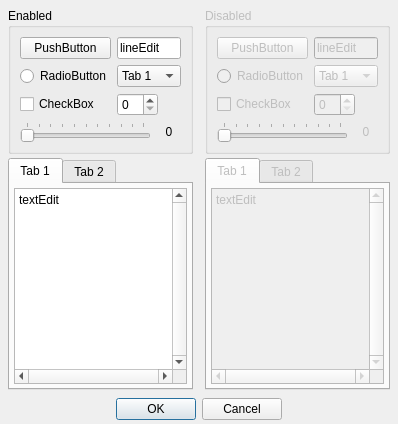
<?xml version="1.0" encoding="UTF-8"?>
<ui version="4.0">
 <class>Testee</class>
 <widget class="QWidget" name="Testee">
  <property name="geometry">
   <rect>
    <x>0</x>
    <y>0</y>
    <width>398</width>
    <height>424</height>
   </rect>
  </property>
  <property name="windowTitle">
   <string>Form</string>
  </property>
  <layout class="QVBoxLayout" name="verticalLayout">
   <property name="spacing">
    <number>4</number>
   </property>
   <property name="leftMargin">
    <number>4</number>
   </property>
   <property name="topMargin">
    <number>4</number>
   </property>
   <property name="rightMargin">
    <number>4</number>
   </property>
   <property name="bottomMargin">
    <number>4</number>
   </property>
   <item>
    <layout class="QHBoxLayout" name="horizontalLayout_3">
     <property name="leftMargin">
      <number>0</number>
     </property>
     <property name="rightMargin">
      <number>0</number>
     </property>
     <property name="bottomMargin">
      <number>0</number>
     </property>
     <item>
      <layout class="QVBoxLayout" name="verticalLayout_3">
       <property name="spacing">
        <number>4</number>
       </property>
       <property name="leftMargin">
        <number>4</number>
       </property>
       <property name="topMargin">
        <number>4</number>
       </property>
       <property name="rightMargin">
        <number>4</number>
       </property>
       <property name="bottomMargin">
        <number>4</number>
       </property>
       <item>
        <widget class="QGroupBox" name="groupBox">
         <property name="sizePolicy">
          <sizepolicy hsizetype="Preferred" vsizetype="Preferred">
           <horstretch>0</horstretch>
           <verstretch>0</verstretch>
          </sizepolicy>
         </property>
         <property name="title">
          <string>Enabled</string>
         </property>
         <layout class="QGridLayout" name="gridLayout_2">
          <item row="2" column="0">
           <widget class="QCheckBox" name="checkBox">
            <property name="toolTip">
             <string>CheckBox</string>
            </property>
            <property name="text">
             <string>CheckBox</string>
            </property>
           </widget>
          </item>
          <item row="0" column="0">
           <widget class="QPushButton" name="pushButton">
            <property name="toolTip">
             <string>PushButton</string>
            </property>
            <property name="text">
             <string>PushButton</string>
            </property>
           </widget>
          </item>
          <item row="2" column="1">
           <layout class="QHBoxLayout" name="horizontalLayout">
            <item>
             <widget class="QSpinBox" name="spinBox">
              <property name="toolTip">
               <string>SpinBox</string>
              </property>
             </widget>
            </item>
            <item>
             <spacer name="horizontalSpacer">
              <property name="orientation">
               <enum>Qt::Horizontal</enum>
              </property>
              <property name="sizeHint" stdset="0">
               <size>
                <width>40</width>
                <height>20</height>
               </size>
              </property>
             </spacer>
            </item>
           </layout>
          </item>
          <item row="1" column="0">
           <widget class="QRadioButton" name="radioButton">
            <property name="toolTip">
             <string>RadioButton</string>
            </property>
            <property name="text">
             <string>RadioButton</string>
            </property>
           </widget>
          </item>
          <item row="0" column="1">
           <widget class="QLineEdit" name="lineEdit">
            <property name="toolTip">
             <string>lineEdit</string>
            </property>
            <property name="text">
             <string>lineEdit</string>
            </property>
           </widget>
          </item>
          <item row="1" column="1">
           <widget class="QComboBox" name="comboBox">
            <property name="toolTip">
             <string>ComboBox</string>
            </property>
            <item>
             <property name="text">
              <string>Tab 1</string>
             </property>
            </item>
            <item>
             <property name="text">
              <string>Tab 2</string>
             </property>
            </item>
           </widget>
          </item>
          <item row="3" column="0" colspan="2">
           <layout class="QHBoxLayout" name="horizontalLayout_2">
            <property name="topMargin">
             <number>0</number>
            </property>
            <item>
             <widget class="QSlider" name="horizontalSlider">
              <property name="toolTip">
               <string>Slider</string>
              </property>
              <property name="orientation">
               <enum>Qt::Horizontal</enum>
              </property>
              <property name="tickPosition">
               <enum>QSlider::TicksAbove</enum>
              </property>
             </widget>
            </item>
            <item>
             <widget class="QLabel" name="horizontalSliderValue">
              <property name="minimumSize">
               <size>
                <width>24</width>
                <height>0</height>
               </size>
              </property>
              <property name="text">
               <string>0</string>
              </property>
              <property name="alignment">
               <set>Qt::AlignCenter</set>
              </property>
              <property name="buddy">
               <cstring>horizontalSlider</cstring>
              </property>
             </widget>
            </item>
           </layout>
          </item>
         </layout>
         <zorder>pushButton</zorder>
         <zorder>lineEdit</zorder>
         <zorder>radioButton</zorder>
         <zorder>checkBox</zorder>
         <zorder>comboBox</zorder>
        </widget>
       </item>
       <item>
        <widget class="QTabWidget" name="tabWidget">
         <property name="toolTip">
          <string>TabWidget</string>
         </property>
         <property name="autoFillBackground">
          <bool>true</bool>
         </property>
         <property name="currentIndex">
          <number>0</number>
         </property>
         <widget class="QWidget" name="tab">
          <attribute name="title">
           <string>Tab 1</string>
          </attribute>
          <layout class="QVBoxLayout" name="verticalLayout_2">
           <property name="spacing">
            <number>4</number>
           </property>
           <property name="leftMargin">
            <number>4</number>
           </property>
           <property name="topMargin">
            <number>4</number>
           </property>
           <property name="rightMargin">
            <number>4</number>
           </property>
           <property name="bottomMargin">
            <number>4</number>
           </property>
           <item>
            <widget class="QTextEdit" name="textEdit">
             <property name="toolTip">
              <string>LineEdit</string>
             </property>
             <property name="verticalScrollBarPolicy">
              <enum>Qt::ScrollBarAlwaysOn</enum>
             </property>
             <property name="horizontalScrollBarPolicy">
              <enum>Qt::ScrollBarAlwaysOn</enum>
             </property>
             <property name="html">
              <string>&lt;!DOCTYPE HTML PUBLIC &quot;-//W3C//DTD HTML 4.0//EN&quot; &quot;http://www.w3.org/TR/REC-html40/strict.dtd&quot;&gt;
&lt;html&gt;&lt;head&gt;&lt;meta name=&quot;qrichtext&quot; content=&quot;1&quot; /&gt;&lt;style type=&quot;text/css&quot;&gt;
p, li { white-space: pre-wrap; }
&lt;/style&gt;&lt;/head&gt;&lt;body style=&quot; font-family:'Ubuntu'; font-size:9pt; font-weight:400; font-style:normal;&quot;&gt;
&lt;p style=&quot; margin-top:0px; margin-bottom:0px; margin-left:0px; margin-right:0px; -qt-block-indent:0; text-indent:0px;&quot;&gt;textEdit&lt;/p&gt;&lt;/body&gt;&lt;/html&gt;</string>
             </property>
            </widget>
           </item>
          </layout>
         </widget>
         <widget class="QWidget" name="tab_2">
          <attribute name="title">
           <string>Tab 2</string>
          </attribute>
          <layout class="QVBoxLayout" name="verticalLayout_4">
           <property name="spacing">
            <number>4</number>
           </property>
           <property name="leftMargin">
            <number>4</number>
           </property>
           <property name="topMargin">
            <number>4</number>
           </property>
           <property name="rightMargin">
            <number>4</number>
           </property>
           <property name="bottomMargin">
            <number>4</number>
           </property>
           <item>
            <widget class="QLabel" name="label">
             <property name="text">
              <string>TextLabel</string>
             </property>
             <property name="alignment">
              <set>Qt::AlignCenter</set>
             </property>
            </widget>
           </item>
           <item>
            <widget class="QDial" name="dial">
             <property name="wrapping">
              <bool>true</bool>
             </property>
             <property name="notchesVisible">
              <bool>false</bool>
             </property>
            </widget>
           </item>
          </layout>
         </widget>
        </widget>
       </item>
      </layout>
     </item>
     <item>
      <widget class="QWidget" name="widget" native="true">
       <property name="enabled">
        <bool>false</bool>
       </property>
       <property name="autoFillBackground">
        <bool>true</bool>
       </property>
       <layout class="QVBoxLayout" name="verticalLayout_7">
        <property name="spacing">
         <number>4</number>
        </property>
        <property name="leftMargin">
         <number>4</number>
        </property>
        <property name="topMargin">
         <number>4</number>
        </property>
        <property name="rightMargin">
         <number>4</number>
        </property>
        <property name="bottomMargin">
         <number>4</number>
        </property>
        <item>
         <widget class="QGroupBox" name="groupBox_2">
          <property name="enabled">
           <bool>false</bool>
          </property>
          <property name="sizePolicy">
           <sizepolicy hsizetype="Preferred" vsizetype="Preferred">
            <horstretch>0</horstretch>
            <verstretch>0</verstretch>
           </sizepolicy>
          </property>
          <property name="title">
           <string>Disabled</string>
          </property>
          <layout class="QGridLayout" name="gridLayout_3">
           <item row="2" column="0">
            <widget class="QCheckBox" name="checkBox_2">
             <property name="toolTip">
              <string>CheckBox</string>
             </property>
             <property name="text">
              <string>CheckBox</string>
             </property>
            </widget>
           </item>
           <item row="0" column="0">
            <widget class="QPushButton" name="pushButton_2">
             <property name="toolTip">
              <string>PushButton</string>
             </property>
             <property name="text">
              <string>PushButton</string>
             </property>
            </widget>
           </item>
           <item row="2" column="1">
            <layout class="QHBoxLayout" name="horizontalLayout_4">
             <item>
              <widget class="QSpinBox" name="spinBox_2">
               <property name="toolTip">
                <string>SpinBox</string>
               </property>
              </widget>
             </item>
             <item>
              <spacer name="horizontalSpacer_2">
               <property name="orientation">
                <enum>Qt::Horizontal</enum>
               </property>
               <property name="sizeHint" stdset="0">
                <size>
                 <width>40</width>
                 <height>20</height>
                </size>
               </property>
              </spacer>
             </item>
            </layout>
           </item>
           <item row="1" column="0">
            <widget class="QRadioButton" name="radioButton_2">
             <property name="toolTip">
              <string>RadioButton</string>
             </property>
             <property name="text">
              <string>RadioButton</string>
             </property>
            </widget>
           </item>
           <item row="0" column="1">
            <widget class="QLineEdit" name="lineEdit_2">
             <property name="toolTip">
              <string>lineEdit</string>
             </property>
             <property name="text">
              <string>lineEdit</string>
             </property>
            </widget>
           </item>
           <item row="1" column="1">
            <widget class="QComboBox" name="comboBox_2">
             <property name="toolTip">
              <string>ComboBox</string>
             </property>
             <item>
              <property name="text">
               <string>Tab 1</string>
              </property>
             </item>
             <item>
              <property name="text">
               <string>Tab 2</string>
              </property>
             </item>
            </widget>
           </item>
           <item row="3" column="0" colspan="2">
            <layout class="QHBoxLayout" name="horizontalLayout_5">
             <property name="topMargin">
              <number>0</number>
             </property>
             <item>
              <widget class="QSlider" name="horizontalSlider_2">
               <property name="toolTip">
                <string>Slider</string>
               </property>
               <property name="orientation">
                <enum>Qt::Horizontal</enum>
               </property>
               <property name="tickPosition">
                <enum>QSlider::TicksAbove</enum>
               </property>
              </widget>
             </item>
             <item>
              <widget class="QLabel" name="horizontalSliderValue_2">
               <property name="minimumSize">
                <size>
                 <width>24</width>
                 <height>0</height>
                </size>
               </property>
               <property name="text">
                <string>0</string>
               </property>
               <property name="alignment">
                <set>Qt::AlignCenter</set>
               </property>
               <property name="buddy">
                <cstring>horizontalSlider</cstring>
               </property>
              </widget>
             </item>
            </layout>
           </item>
          </layout>
         </widget>
        </item>
        <item>
         <widget class="QTabWidget" name="tabWidget_2">
          <property name="enabled">
           <bool>false</bool>
          </property>
          <property name="toolTip">
           <string>TabWidget</string>
          </property>
          <property name="currentIndex">
           <number>0</number>
          </property>
          <widget class="QWidget" name="tab_3">
           <attribute name="title">
            <string>Tab 1</string>
           </attribute>
           <layout class="QVBoxLayout" name="verticalLayout_5">
            <property name="spacing">
             <number>4</number>
            </property>
            <property name="leftMargin">
             <number>4</number>
            </property>
            <property name="topMargin">
             <number>4</number>
            </property>
            <property name="rightMargin">
             <number>4</number>
            </property>
            <property name="bottomMargin">
             <number>4</number>
            </property>
            <item>
             <widget class="QTextEdit" name="textEdit_2">
              <property name="toolTip">
               <string>LineEdit</string>
              </property>
              <property name="verticalScrollBarPolicy">
               <enum>Qt::ScrollBarAlwaysOn</enum>
              </property>
              <property name="horizontalScrollBarPolicy">
               <enum>Qt::ScrollBarAlwaysOn</enum>
              </property>
              <property name="html">
               <string>&lt;!DOCTYPE HTML PUBLIC &quot;-//W3C//DTD HTML 4.0//EN&quot; &quot;http://www.w3.org/TR/REC-html40/strict.dtd&quot;&gt;
&lt;html&gt;&lt;head&gt;&lt;meta name=&quot;qrichtext&quot; content=&quot;1&quot; /&gt;&lt;style type=&quot;text/css&quot;&gt;
p, li { white-space: pre-wrap; }
&lt;/style&gt;&lt;/head&gt;&lt;body style=&quot; font-family:'Ubuntu'; font-size:9pt; font-weight:400; font-style:normal;&quot;&gt;
&lt;p style=&quot; margin-top:0px; margin-bottom:0px; margin-left:0px; margin-right:0px; -qt-block-indent:0; text-indent:0px;&quot;&gt;textEdit&lt;/p&gt;&lt;/body&gt;&lt;/html&gt;</string>
              </property>
             </widget>
            </item>
           </layout>
          </widget>
          <widget class="QWidget" name="tab_4">
           <attribute name="title">
            <string>Tab 2</string>
           </attribute>
           <layout class="QVBoxLayout" name="verticalLayout_6">
            <property name="spacing">
             <number>4</number>
            </property>
            <property name="leftMargin">
             <number>4</number>
            </property>
            <property name="topMargin">
             <number>4</number>
            </property>
            <property name="rightMargin">
             <number>4</number>
            </property>
            <property name="bottomMargin">
             <number>4</number>
            </property>
            <item>
             <widget class="QLabel" name="label_2">
              <property name="text">
               <string>TextLabel</string>
              </property>
              <property name="alignment">
               <set>Qt::AlignCenter</set>
              </property>
             </widget>
            </item>
           </layout>
          </widget>
         </widget>
        </item>
       </layout>
      </widget>
     </item>
    </layout>
   </item>
   <item>
    <widget class="QDialogButtonBox" name="buttonBox">
     <property name="standardButtons">
      <set>QDialogButtonBox::Cancel|QDialogButtonBox::Ok</set>
     </property>
     <property name="centerButtons">
      <bool>true</bool>
     </property>
    </widget>
   </item>
  </layout>
 </widget>
 <resources/>
 <connections>
  <connection>
   <sender>horizontalSlider</sender>
   <signal>valueChanged(int)</signal>
   <receiver>horizontalSliderValue</receiver>
   <slot>setNum(int)</slot>
   <hints>
    <hint type="sourcelabel">
     <x>144</x>
     <y>145</y>
    </hint>
    <hint type="destinationlabel">
     <x>174</x>
     <y>145</y>
    </hint>
   </hints>
  </connection>
  <connection>
   <sender>spinBox</sender>
   <signal>valueChanged(int)</signal>
   <receiver>horizontalSlider</receiver>
   <slot>setValue(int)</slot>
   <hints>
    <hint type="sourcelabel">
     <x>139</x>
     <y>112</y>
    </hint>
    <hint type="destinationlabel">
     <x>144</x>
     <y>145</y>
    </hint>
   </hints>
  </connection>
  <connection>
   <sender>horizontalSlider</sender>
   <signal>valueChanged(int)</signal>
   <receiver>spinBox</receiver>
   <slot>setValue(int)</slot>
   <hints>
    <hint type="sourcelabel">
     <x>128</x>
     <y>137</y>
    </hint>
    <hint type="destinationlabel">
     <x>135</x>
     <y>107</y>
    </hint>
   </hints>
  </connection>
  <connection>
   <sender>comboBox</sender>
   <signal>currentIndexChanged(int)</signal>
   <receiver>tabWidget</receiver>
   <slot>setCurrentIndex(int)</slot>
   <hints>
    <hint type="sourcelabel">
     <x>175</x>
     <y>86</y>
    </hint>
    <hint type="destinationlabel">
     <x>84</x>
     <y>197</y>
    </hint>
   </hints>
  </connection>
  <connection>
   <sender>tabWidget</sender>
   <signal>currentChanged(int)</signal>
   <receiver>comboBox</receiver>
   <slot>setCurrentIndex(int)</slot>
   <hints>
    <hint type="sourcelabel">
     <x>193</x>
     <y>336</y>
    </hint>
    <hint type="destinationlabel">
     <x>175</x>
     <y>86</y>
    </hint>
   </hints>
  </connection>
  <connection>
   <sender>pushButton</sender>
   <signal>clicked()</signal>
   <receiver>lineEdit</receiver>
   <slot>selectAll()</slot>
   <hints>
    <hint type="sourcelabel">
     <x>70</x>
     <y>49</y>
    </hint>
    <hint type="destinationlabel">
     <x>175</x>
     <y>57</y>
    </hint>
   </hints>
  </connection>
  <connection>
   <sender>horizontalSlider_2</sender>
   <signal>valueChanged(int)</signal>
   <receiver>spinBox_2</receiver>
   <slot>setValue(int)</slot>
   <hints>
    <hint type="sourcelabel">
     <x>268</x>
     <y>132</y>
    </hint>
    <hint type="destinationlabel">
     <x>322</x>
     <y>105</y>
    </hint>
   </hints>
  </connection>
  <connection>
   <sender>horizontalSlider_2</sender>
   <signal>valueChanged(int)</signal>
   <receiver>horizontalSliderValue_2</receiver>
   <slot>setNum(int)</slot>
   <hints>
    <hint type="sourcelabel">
     <x>326</x>
     <y>135</y>
    </hint>
    <hint type="destinationlabel">
     <x>366</x>
     <y>139</y>
    </hint>
   </hints>
  </connection>
 </connections>
</ui>
